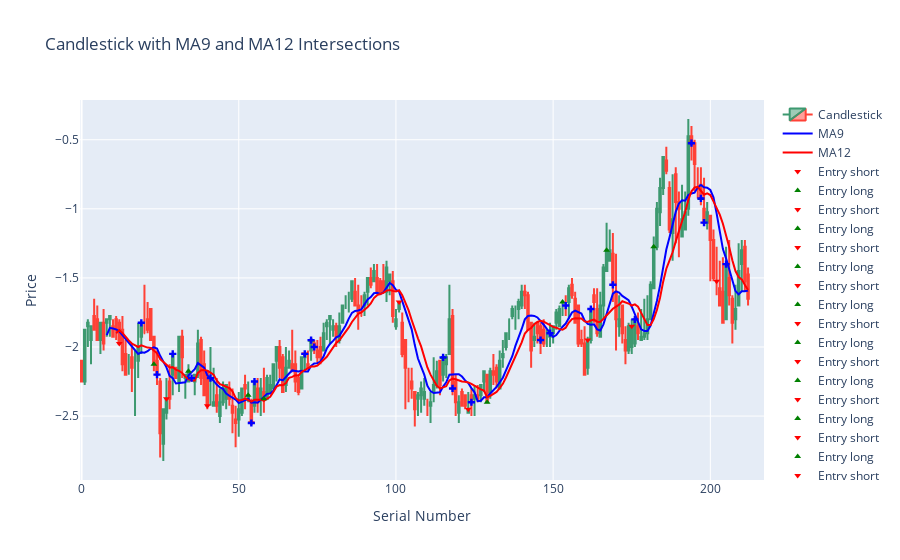

Source (notebook cell):
### Code cell
import pandas as pd
import plotly.graph_objects as go

# Load data
df = pd.read_csv('/workspaces/Futures-First/BackTest/data/LE Feb25-Apr25 Calendar_Daily.csv')
df['Date'] = pd.to_datetime(df['Date'])

# Create a Serial Number column
df['Serial'] = range(len(df))

# Calculate Moving Averages
df['MA9'] = df['Close'].rolling(window=9).mean()
df['MA12'] = df['Close'].rolling(window=12).mean()

# Initialize variables
positions = []     # To keep track of open positions
trades = []       # To record completed trades
entry_points = [] # List to store entry points for visualization
exit_points = []  # List to store exit points for visualization
position = None   # Current position (None, 'long', 'short')
entry_price = None
tick_size = 0.001

# Iterate over DataFrame to backtest strategy
for i in range(1, len(df)):
    # Check for crossing points (sign change in the difference)
    if df['MA9'][i] > df['MA12'][i] and df['MA9'][i-1] <= df['MA12'][i-1]:  # MA9 crosses above MA12
        if position == 'short':  # Close short position
            profit = (entry_price - df['Close'][i]) / tick_size
            trades.append(profit)
            exit_points.append((df['Serial'][i], df['Close'][i], 'short'))
            position = None
        # Open long position
        position = 'long'
        entry_price = df['Close'][i]
        entry_points.append((df['Serial'][i], df['Close'][i], 'long'))
    elif df['MA9'][i] < df['MA12'][i] and df['MA9'][i-1] >= df['MA12'][i-1]:  # MA9 crosses below MA12
        if position == 'long':  # Close long position
            profit = (df['Close'][i] - entry_price) / tick_size
            trades.append(profit)
            exit_points.append((df['Serial'][i], df['Close'][i], 'long'))
            position = None
        # Open short position
        position = 'short'
        entry_price = df['Close'][i]
        entry_points.append((df['Serial'][i], df['Close'][i], 'short'))

    # Check for trend-breaking moves
    if position == 'long' and df['Close'][i] < entry_price - tick_size:
        profit = (df['Close'][i] - entry_price) / tick_size
        trades.append(profit)
        exit_points.append((df['Serial'][i], df['Close'][i], 'long'))
        position = None
    elif position == 'short' and df['Close'][i] > entry_price + tick_size:
        profit = (entry_price - df['Close'][i]) / tick_size
        trades.append(profit)
        exit_points.append((df['Serial'][i], df['Close'][i], 'short'))
        position = None

# Calculate total profit
total_profit = sum(trades)

# Create Candlestick Chart
fig = go.Figure(data=[go.Candlestick(x=df['Serial'],
                                     open=df['Open'],
                                     high=df['High'],
                                     low=df['Low'],
                                     close=df['Close'],
                                     name='Candlestick')])

# Add MA9 and MA12 to the chart
fig.add_trace(go.Scatter(x=df['Serial'], y=df['MA9'], mode='lines', name='MA9', line=dict(color='blue')))
fig.add_trace(go.Scatter(x=df['Serial'], y=df['MA12'], mode='lines', name='MA12', line=dict(color='red')))

# Add entry and exit points to the chart
for point in entry_points:
    fig.add_trace(go.Scatter(x=[point[0]], y=[point[1]], mode='markers', name=f"Entry {point[2]}", 
                             marker=dict(symbol='triangle-up' if point[2] == 'long' else 'triangle-down', color='green' if point[2] == 'long' else 'red')))
for point in exit_points:
    fig.add_trace(go.Scatter(x=[point[0]], y=[point[1]], mode='markers', name=f"Exit {point[2]}", 
                             marker=dict(symbol='cross', color='blue')))

# Update layout
fig.update_layout(title='Candlestick with MA9 and MA12 Intersections',
                  xaxis_title='Serial Number',
                  yaxis_title='Price',
                  xaxis_rangeslider_visible=False)

# Show interactive plot
fig.show()

# Print total profit
print(f"Total Profit: {total_profit} ticks")

### Figure 1 — Plotly figure (JSON) as saved in the notebook; plotly's stock layout.template omitted (floating-point values rounded to 4 significant figures; data arrays with more than 128 entries replaced by an {"elided": "..."} marker saying what was removed)
{"data": [{"close": {"elided": "213 float values"}, "high": {"elided": "213 float values"}, "low": {"elided": "213 float values"}, "name": "Candlestick", "open": {"elided": "213 float values"}, "type": "candlestick", "x": {"elided": "213 int values"}}, {"line": {"color": "blue"}, "mode": "lines", "name": "MA9", "type": "scatter", "x": {"elided": "213 int values"}, "y": {"elided": "213 float values"}}, {"line": {"color": "red"}, "mode": "lines", "name": "MA12", "type": "scatter", "x": {"elided": "213 int values"}, "y": {"elided": "213 float values"}}, {"marker": {"color": "red", "symbol": "triangle-down"}, "mode": "markers", "name": "Entry short", "type": "scatter", "x": [12], "y": [-1.975]}, {"marker": {"color": "green", "symbol": "triangle-up"}, "mode": "markers", "name": "Entry long", "type": "scatter", "x": [23], "y": [-2.125]}, {"marker": {"color": "red", "symbol": "triangle-down"}, "mode": "markers", "name": "Entry short", "type": "scatter", "x": [27], "y": [-2.375]}, {"marker": {"color": "green", "symbol": "triangle-up"}, "mode": "markers", "name": "Entry long", "type": "scatter", "x": [34], "y": [-2.175]}, {"marker": {"color": "red", "symbol": "triangle-down"}, "mode": "markers", "name": "Entry short", "type": "scatter", "x": [40], "y": [-2.425]}, {"marker": {"color": "green", "symbol": "triangle-up"}, "mode": "markers", "name": "Entry long", "type": "scatter", "x": [53], "y": [-2.35]}, {"marker": {"color": "red", "symbol": "triangle-down"}, "mode": "markers", "name": "Entry short", "type": "scatter", "x": [54], "y": [-2.55]}, {"marker": {"color": "green", "symbol": "triangle-up"}, "mode": "markers", "name": "Entry long", "type": "scatter", "x": [58], "y": [-2.375]}, {"marker": {"color": "red", "symbol": "triangle-down"}, "mode": "markers", "name": "Entry short", "type": "scatter", "x": [71], "y": [-2.05]}, {"marker": {"color": "green", "symbol": "triangle-up"}, "mode": "markers", "name": "Entry long", "type": "scatter", "x": [73], "y": [-1.95]}, {"marker": {"color": "red", "symbol": "triangle-down"}, "mode": "markers", "name": "Entry short", "type": "scatter", "x": [101], "y": [-1.675]}, {"marker": {"color": "green", "symbol": "triangle-up"}, "mode": "markers", "name": "Entry long", "type": "scatter", "x": [115], "y": [-2.075]}, {"marker": {"color": "red", "symbol": "triangle-down"}, "mode": "markers", "name": "Entry short", "type": "scatter", "x": [123], "y": [-2.45]}, {"marker": {"color": "green", "symbol": "triangle-up"}, "mode": "markers", "name": "Entry long", "type": "scatter", "x": [129], "y": [-2.4]}, {"marker": {"color": "red", "symbol": "triangle-down"}, "mode": "markers", "name": "Entry short", "type": "scatter", "x": [146], "y": [-1.95]}, {"marker": {"color": "green", "symbol": "triangle-up"}, "mode": "markers", "name": "Entry long", "type": "scatter", "x": [153], "y": [-1.675]}, {"marker": {"color": "red", "symbol": "triangle-down"}, "mode": "markers", "name": "Entry short", "type": "scatter", "x": [161], "y": [-1.95]}, {"marker": {"color": "green", "symbol": "triangle-up"}, "mode": "markers", "name": "Entry long", "type": "scatter", "x": [167], "y": [-1.3]}, {"marker": {"color": "red", "symbol": "triangle-down"}, "mode": "markers", "name": "Entry short", "type": "scatter", "x": [175], "y": [-1.85]}, {"marker": {"color": "green", "symbol": "triangle-up"}, "mode": "markers", "name": "Entry long", "type": "scatter", "x": [182], "y": [-1.275]}, {"marker": {"color": "red", "symbol": "triangle-down"}, "mode": "markers", "name": "Entry short", "type": "scatter", "x": [194], "y": [-0.525]}, {"marker": {"color": "green", "symbol": "triangle-up"}, "mode": "markers", "name": "Entry long", "type": "scatter", "x": [197], "y": [-0.925]}, {"marker": {"color": "red", "symbol": "triangle-down"}, "mode": "markers", "name": "Entry short", "type": "scatter", "x": [202], "y": [-1.525]}, {"marker": {"color": "blue", "symbol": "cross"}, "mode": "markers", "name": "Exit short", "type": "scatter", "x": [19], "y": [-1.825]}, {"marker": {"color": "blue", "symbol": "cross"}, "mode": "markers", "name": "Exit long", "type": "scatter", "x": [24], "y": [-2.2]}, {"marker": {"color": "blue", "symbol": "cross"}, "mode": "markers", "name": "Exit short", "type": "scatter", "x": [29], "y": [-2.05]}, {"marker": {"color": "blue", "symbol": "cross"}, "mode": "markers", "name": "Exit long", "type": "scatter", "x": [35], "y": [-2.225]}, {"marker": {"color": "blue", "symbol": "cross"}, "mode": "markers", "name": "Exit short", "type": "scatter", "x": [41], "y": [-2.225]}, {"marker": {"color": "blue", "symbol": "cross"}, "mode": "markers", "name": "Exit long", "type": "scatter", "x": [54], "y": [-2.55]}, {"marker": {"color": "blue", "symbol": "cross"}, "mode": "markers", "name": "Exit short", "type": "scatter", "x": [55], "y": [-2.25]}, {"marker": {"color": "blue", "symbol": "cross"}, "mode": "markers", "name": "Exit long", "type": "scatter", "x": [71], "y": [-2.05]}, {"marker": {"color": "blue", "symbol": "cross"}, "mode": "markers", "name": "Exit short", "type": "scatter", "x": [73], "y": [-1.95]}, {"marker": {"color": "blue", "symbol": "cross"}, "mode": "markers", "name": "Exit long", "type": "scatter", "x": [74], "y": [-2]}, {"marker": {"color": "blue", "symbol": "cross"}, "mode": "markers", "name": "Exit short", "type": "scatter", "x": [115], "y": [-2.075]}, {"marker": {"color": "blue", "symbol": "cross"}, "mode": "markers", "name": "Exit long", "type": "scatter", "x": [118], "y": [-2.3]}, {"marker": {"color": "blue", "symbol": "cross"}, "mode": "markers", "name": "Exit short", "type": "scatter", "x": [124], "y": [-2.4]}, {"marker": {"color": "blue", "symbol": "cross"}, "mode": "markers", "name": "Exit long", "type": "scatter", "x": [146], "y": [-1.95]}, {"marker": {"color": "blue", "symbol": "cross"}, "mode": "markers", "name": "Exit short", "type": "scatter", "x": [149], "y": [-1.9]}, {"marker": {"color": "blue", "symbol": "cross"}, "mode": "markers", "name": "Exit long", "type": "scatter", "x": [154], "y": [-1.7]}, {"marker": {"color": "blue", "symbol": "cross"}, "mode": "markers", "name": "Exit short", "type": "scatter", "x": [162], "y": [-1.725]}, {"marker": {"color": "blue", "symbol": "cross"}, "mode": "markers", "name": "Exit long", "type": "scatter", "x": [169], "y": [-1.55]}, {"marker": {"color": "blue", "symbol": "cross"}, "mode": "markers", "name": "Exit short", "type": "scatter", "x": [176], "y": [-1.8]}, {"marker": {"color": "blue", "symbol": "cross"}, "mode": "markers", "name": "Exit long", "type": "scatter", "x": [194], "y": [-0.525]}, {"marker": {"color": "blue", "symbol": "cross"}, "mode": "markers", "name": "Exit short", "type": "scatter", "x": [197], "y": [-0.925]}, {"marker": {"color": "blue", "symbol": "cross"}, "mode": "markers", "name": "Exit long", "type": "scatter", "x": [198], "y": [-1.1]}, {"marker": {"color": "blue", "symbol": "cross"}, "mode": "markers", "name": "Exit short", "type": "scatter", "x": [205], "y": [-1.4]}], "layout": {"title": {"text": "Candlestick with MA9 and MA12 Intersections"}, "xaxis": {"rangeslider": {"visible": false}, "title": {"text": "Serial Number"}}, "yaxis": {"title": {"text": "Price"}}}}
